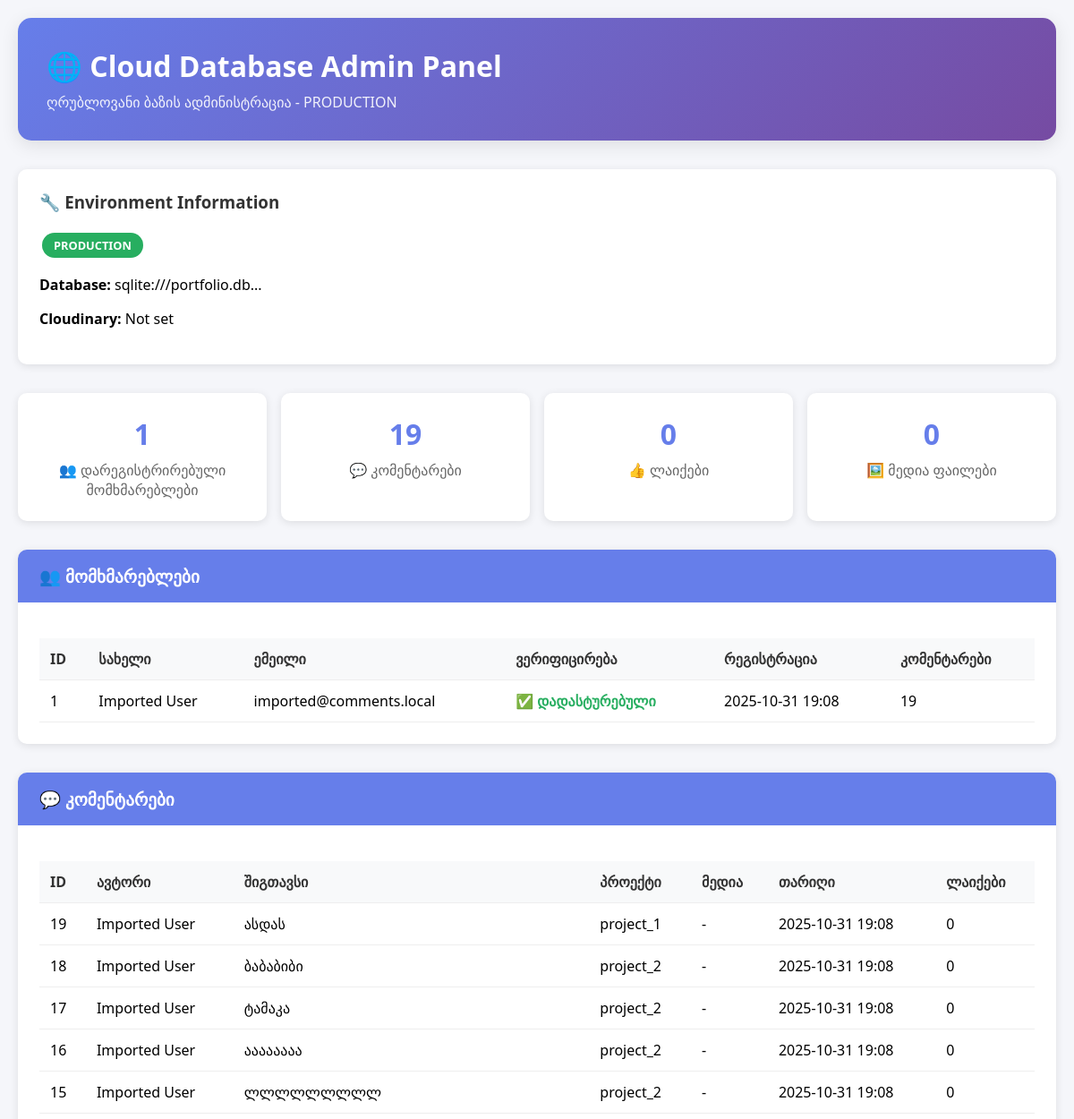
The page /cloud-admin (signed in, upper part) on the database as committed earlier.
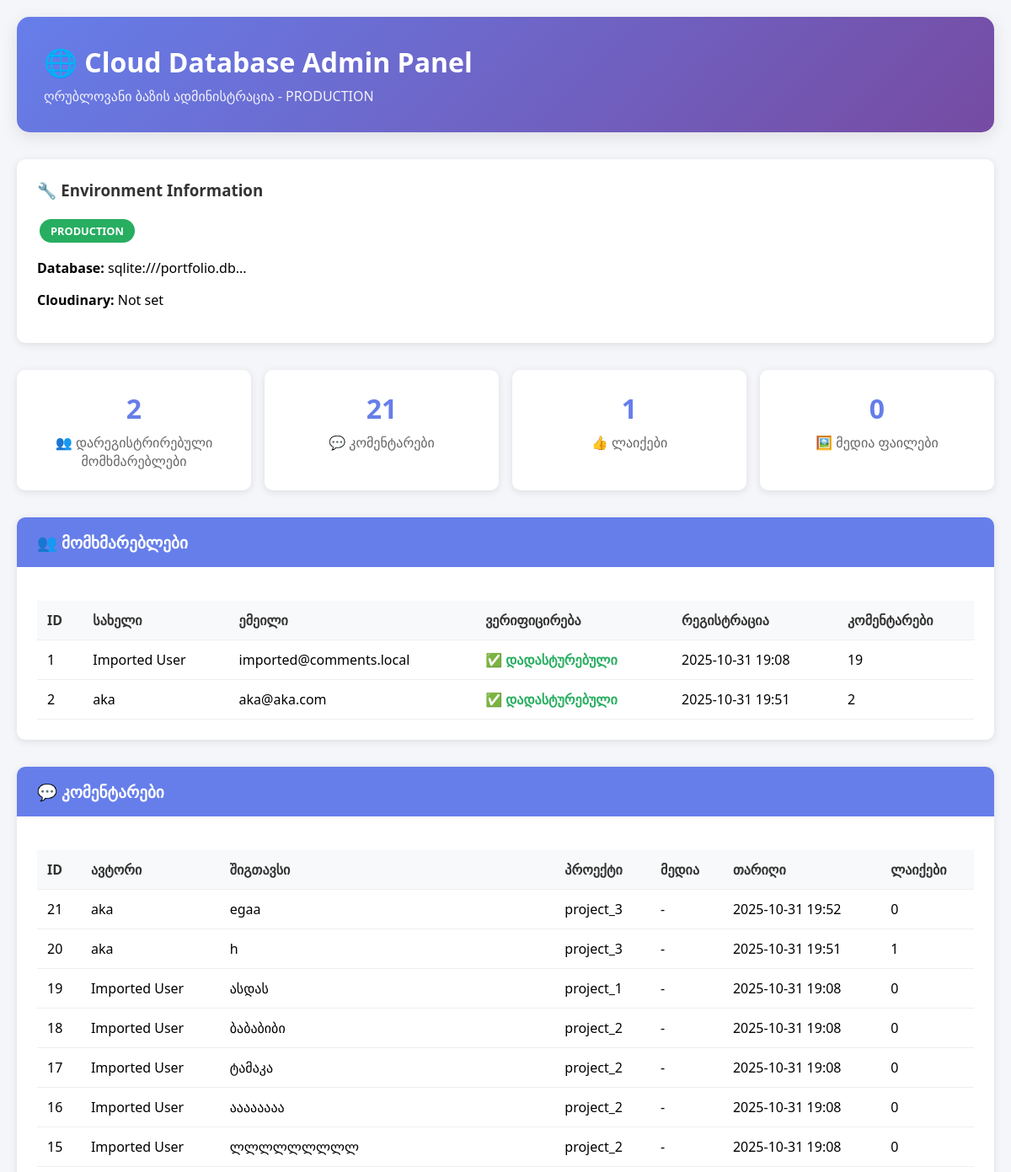
The same page on the database as committed later.
### models.py (models this page shows, shortened)
class User(UserMixin, db.Model):
    id = db.Column(db.Integer, primary_key=True)
    name = db.Column(db.String(50), nullable=False)
    email = db.Column(db.String(120), unique=True, nullable=False)
    password_hash = db.Column(db.String(128), nullable=False)
    email_verified = db.Column(db.Boolean, default=False, nullable=False)
    verification_token = db.Column(db.String(100), nullable=True)
    reset_token = db.Column(db.String(100), nullable=True)
    reset_token_expires = db.Column(db.DateTime, nullable=True)
    created_at = db.Column(db.DateTime, default=datetime.utcnow)
    is_active = db.Column(db.Boolean, default=True)
    comments = db.relationship('Comment', backref='author', lazy=True)

class Comment(db.Model):
    id = db.Column(db.Integer, primary_key=True)
    content = db.Column(db.Text, nullable=False)
    project_id = db.Column(db.String(50), nullable=False)
    user_id = db.Column(db.Integer, db.ForeignKey('user.id'), nullable=False)  # Required for registered users only
    parent_id = db.Column(db.Integer, db.ForeignKey('comment.id'), nullable=True)
    media_urls = db.Column(db.Text, nullable=True)  # JSON array of Cloudinary URLs
    created_at = db.Column(db.DateTime, default=datetime.utcnow)
    replies = db.relationship('Comment', backref=db.backref('parent', remote_side=[id]), lazy=True)
    likes = db.relationship('Like', backref='comment', lazy=True, cascade='all, delete-orphan')
    def get_like_count(self):
        return len(self.likes)

### app.py (the view, shortened to what this page needs)
@app.route('/cloud-admin', methods=['GET', 'POST'])
def cloud_admin():
    if not session.get('cloud_admin'):
        return render_template('cloud_admin_login.html')
    try:
        users = User.query.all()
        comments = Comment.query.order_by(Comment.created_at.desc()).all()
        likes = Like.query.all()
        env_info = {
            'database_url': os.environ.get('DATABASE_URL', 'Local SQLite'),
            'cloudinary_cloud': os.environ.get('CLOUDINARY_CLOUD_NAME', 'Not set'),
            'environment': 'PRODUCTION' if os.environ.get('DATABASE_URL') else 'DEVELOPMENT'
        }
        return render_template('cloud_admin_panel.html',
                             users=users,
                             comments=comments,
                             likes=likes,
                             env_info=env_info)
    except Exception as e:
        flash(f'Database error: {e}', 'error')
        return render_template('cloud_admin_login.html')

### templates/cloud_admin_panel.html (shortened to what the changed rows need)
<!DOCTYPE html>
<html lang="ka">
<head>
</head>
<body>
    <div class="container">
        <div class="header">
            <h1>🌐 Cloud Database Admin Panel</h1>
        </div>
        <div class="stats">
            <div class="stat-card">
                <div class="stat-number">{{ users|length }}</div>
                <div class="stat-label">👥 დარეგისტრირებული მომხმარებლები</div>
            </div>
            <div class="stat-card">
                <div class="stat-number">{{ comments|length }}</div>
                <div class="stat-label">💬 კომენტარები</div>
            </div>
            <div class="stat-card">
                <div class="stat-number">{{ likes|length }}</div>
                <div class="stat-label">👍 ლაიქები</div>
            </div>
        </div>
        <div class="section">
            <div class="section-content">
                {% if users %}
                <table class="data-table">
                    <thead>
                        <tr>
                            <th>ID</th>
                            <th>სახელი</th>
                            <th>ემეილი</th>
                            <th>ვერიფიცირება</th>
                            <th>რეგისტრაცია</th>
                            <th>კომენტარები</th>
                        </tr>
                    </thead>
                    <tbody>
                        {% for user in users %}
                        <tr>
                            <td>{{ user.id }}</td>
                            <td>{{ user.name }}</td>
                            <td>{{ user.email }}</td>
                            <td>
                                {% if user.email_verified %}
                                    <span class="user-verified">✅ დადასტურებული</span>
                                {% else %}
                                    <span class="user-unverified">⏳ მოლოდინში</span>
                                {% endif %}
                            </td>
                            <td>{{ user.created_at.strftime('%Y-%m-%d %H:%M') if user.created_at else 'N/A' }}</td>
                            <td>{{ user.comments|length }}</td>
                        </tr>
                        {% endfor %}
                    </tbody>
                </table>
                {% else %}
                <p>მომხმარებლები ჯერ არ არის დარეგისტრირებული.</p>
                {% endif %}
            </div>
        </div>
        <div class="section">
            <div class="section-content">
                {% if comments %}
                <table class="data-table">
                    <thead>
                        <tr>
                            <th>ID</th>
                            <th>ავტორი</th>
                            <th>შიგთავსი</th>
                            <th>პროექტი</th>
                            <th>მედია</th>
                            <th>თარიღი</th>
                            <th>ლაიქები</th>
                        </tr>
                    </thead>
                    <tbody>
                        {% for comment in comments %}
                        <tr>
                            <td>{{ comment.id }}</td>
                            <td>{{ comment.author.name if comment.author else 'ანონიმური' }}</td>
                            <td class="comment-content">{{ comment.content[:100] }}{% if comment.content|length > 100 %}...{% endif %}</td>
                            <td>{{ comment.project_id }}</td>
                            <td>
                                {% if comment.media_url %}
                                    <a href="{{ comment.media_url }}" target="_blank" class="media-link">📷 სურათი</a>
                                {% else %}
                                    -
                                {% endif %}
                            </td>
                            <td>{{ comment.created_at.strftime('%Y-%m-%d %H:%M') if comment.created_at else 'N/A' }}</td>
                            <td>{{ comment.get_like_count() }}</td>
                        </tr>
                        {% endfor %}
                    </tbody>
                </table>
                {% else %}
                <p>კომენტარები ჯერ არ არის.</p>
                {% endif %}
            </div>
        </div>
    </div>
</body>
</html>

Rows that differ between the two databases and show on the page:
added User: id "2", name "aka", email "aka@aka.com", email_verified "✅ დადასტურებული", created_at "2025-10-31 19:51", comments|length "2"
added Comment: id "21", author "aka", content "egaa", project_id "project_3", created_at "2025-10-31 19:52", get_like_count "0"
added Comment: id "20", author "aka", content "h", project_id "project_3", created_at "2025-10-31 19:51", get_like_count "1"
Other text that changed with them:
{{ users|length }}: "1" → "2"
{{ comments|length }}: "19" → "21"
{{ likes|length }}: "0" → "1"
